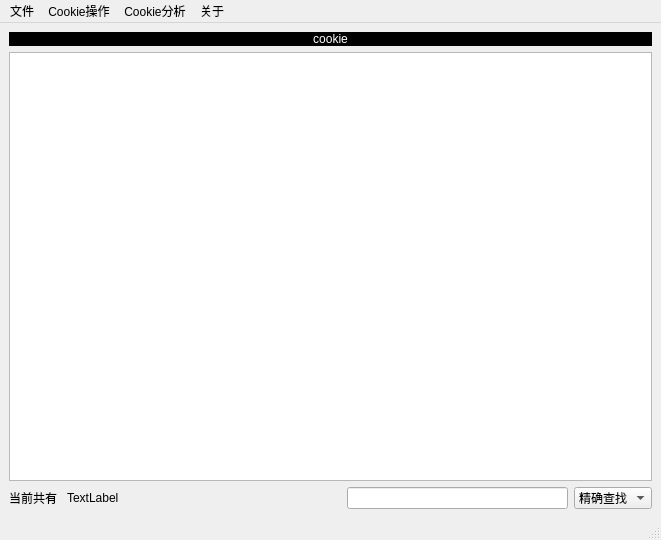
<?xml version="1.0" encoding="UTF-8"?>
<ui version="4.0">
 <class>MainWindow</class>
 <widget class="QMainWindow" name="MainWindow">
  <property name="geometry">
   <rect>
    <x>0</x>
    <y>0</y>
    <width>661</width>
    <height>540</height>
   </rect>
  </property>
  <property name="windowTitle">
   <string>MainWindow</string>
  </property>
  <property name="windowIcon">
   <iconset resource="image.qrc">
    <normaloff>:/newPrefix/icons8.png</normaloff>:/newPrefix/icons8.png</iconset>
  </property>
  <widget class="QWidget" name="centralwidget">
   <layout class="QVBoxLayout" name="verticalLayout">
    <item>
     <widget class="QLabel" name="backgroundLabel">
      <property name="palette">
       <palette>
        <active>
         <colorrole role="WindowText">
          <brush brushstyle="SolidPattern">
           <color alpha="255">
            <red>255</red>
            <green>255</green>
            <blue>255</blue>
           </color>
          </brush>
         </colorrole>
         <colorrole role="Button">
          <brush brushstyle="SolidPattern">
           <color alpha="255">
            <red>0</red>
            <green>0</green>
            <blue>0</blue>
           </color>
          </brush>
         </colorrole>
         <colorrole role="Base">
          <brush brushstyle="SolidPattern">
           <color alpha="255">
            <red>0</red>
            <green>0</green>
            <blue>0</blue>
           </color>
          </brush>
         </colorrole>
         <colorrole role="Window">
          <brush brushstyle="SolidPattern">
           <color alpha="255">
            <red>0</red>
            <green>0</green>
            <blue>0</blue>
           </color>
          </brush>
         </colorrole>
        </active>
        <inactive>
         <colorrole role="WindowText">
          <brush brushstyle="SolidPattern">
           <color alpha="255">
            <red>255</red>
            <green>255</green>
            <blue>255</blue>
           </color>
          </brush>
         </colorrole>
         <colorrole role="Button">
          <brush brushstyle="SolidPattern">
           <color alpha="255">
            <red>0</red>
            <green>0</green>
            <blue>0</blue>
           </color>
          </brush>
         </colorrole>
         <colorrole role="Base">
          <brush brushstyle="SolidPattern">
           <color alpha="255">
            <red>0</red>
            <green>0</green>
            <blue>0</blue>
           </color>
          </brush>
         </colorrole>
         <colorrole role="Window">
          <brush brushstyle="SolidPattern">
           <color alpha="255">
            <red>0</red>
            <green>0</green>
            <blue>0</blue>
           </color>
          </brush>
         </colorrole>
        </inactive>
        <disabled>
         <colorrole role="WindowText">
          <brush brushstyle="SolidPattern">
           <color alpha="255">
            <red>120</red>
            <green>120</green>
            <blue>120</blue>
           </color>
          </brush>
         </colorrole>
         <colorrole role="Button">
          <brush brushstyle="SolidPattern">
           <color alpha="255">
            <red>0</red>
            <green>0</green>
            <blue>0</blue>
           </color>
          </brush>
         </colorrole>
         <colorrole role="Base">
          <brush brushstyle="SolidPattern">
           <color alpha="255">
            <red>0</red>
            <green>0</green>
            <blue>0</blue>
           </color>
          </brush>
         </colorrole>
         <colorrole role="Window">
          <brush brushstyle="SolidPattern">
           <color alpha="255">
            <red>0</red>
            <green>0</green>
            <blue>0</blue>
           </color>
          </brush>
         </colorrole>
        </disabled>
       </palette>
      </property>
      <property name="styleSheet">
       <string notr="true">font: 9pt &quot;Tahoma&quot;;
font: 9pt &quot;Arial&quot;;
font: 75 italic 84pt &quot;Arial&quot;;
background-color: rgb(0, 0, 0);
</string>
      </property>
      <property name="text">
       <string>cookie</string>
      </property>
      <property name="scaledContents">
       <bool>false</bool>
      </property>
      <property name="alignment">
       <set>Qt::AlignCenter</set>
      </property>
     </widget>
    </item>
    <item>
     <widget class="QTableWidget" name="tableWidget"/>
    </item>
    <item>
     <layout class="QHBoxLayout" name="horizontalLayout">
      <item>
       <widget class="QLabel" name="inforLabel">
        <property name="text">
         <string>当前共有 </string>
        </property>
       </widget>
      </item>
      <item>
       <widget class="QLabel" name="countLabel">
        <property name="text">
         <string>TextLabel</string>
        </property>
       </widget>
      </item>
      <item>
       <spacer name="horizontalSpacer">
        <property name="orientation">
         <enum>Qt::Horizontal</enum>
        </property>
        <property name="sizeHint" stdset="0">
         <size>
          <width>40</width>
          <height>20</height>
         </size>
        </property>
       </spacer>
      </item>
      <item>
       <widget class="QLineEdit" name="lineEdit"/>
      </item>
      <item>
       <widget class="QComboBox" name="comboBox">
        <item>
         <property name="text">
          <string>精确查找</string>
         </property>
        </item>
        <item>
         <property name="text">
          <string>模糊查找</string>
         </property>
        </item>
       </widget>
      </item>
     </layout>
    </item>
   </layout>
  </widget>
  <widget class="QMenuBar" name="menubar">
   <property name="geometry">
    <rect>
     <x>0</x>
     <y>0</y>
     <width>661</width>
     <height>23</height>
    </rect>
   </property>
   <widget class="QMenu" name="menu">
    <property name="title">
     <string>文件</string>
    </property>
    <addaction name="openAction"/>
    <addaction name="saveAction"/>
   </widget>
   <widget class="QMenu" name="menuCookie">
    <property name="title">
     <string>Cookie操作</string>
    </property>
    <addaction name="chromeAction"/>
    <addaction name="firefoxAction"/>
   </widget>
   <widget class="QMenu" name="menu_2">
    <property name="title">
     <string>关于</string>
    </property>
    <addaction name="helpAction"/>
    <addaction name="aboutAction"/>
   </widget>
   <widget class="QMenu" name="menuCookie_2">
    <property name="title">
     <string>Cookie分析</string>
    </property>
    <addaction name="analysisAction_2"/>
   </widget>
   <addaction name="menu"/>
   <addaction name="menuCookie"/>
   <addaction name="menuCookie_2"/>
   <addaction name="menu_2"/>
  </widget>
  <widget class="QStatusBar" name="statusbar"/>
  <action name="openAction">
   <property name="text">
    <string>打开</string>
   </property>
  </action>
  <action name="saveAction">
   <property name="text">
    <string>另存为</string>
   </property>
  </action>
  <action name="chromeAction">
   <property name="text">
    <string>从Chrome提取</string>
   </property>
  </action>
  <action name="firefoxAction">
   <property name="text">
    <string>从Firefox提取</string>
   </property>
  </action>
  <action name="helpAction">
   <property name="text">
    <string>帮助</string>
   </property>
  </action>
  <action name="aboutAction">
   <property name="text">
    <string>关于我</string>
   </property>
  </action>
  <action name="analysisAction">
   <property name="text">
    <string>analysis</string>
   </property>
  </action>
  <action name="analysisAction_2">
   <property name="text">
    <string>分析当当网Cookie</string>
   </property>
  </action>
 </widget>
 <resources>
  <include location="image.qrc"/>
 </resources>
 <connections/>
</ui>
